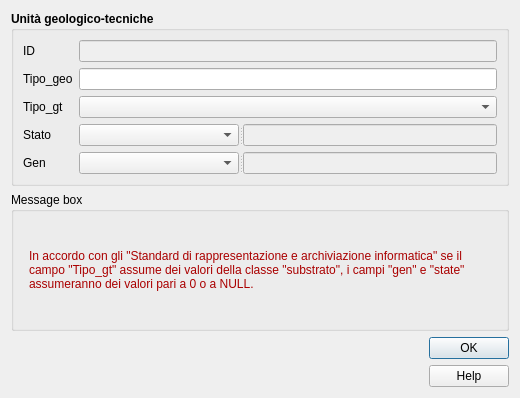
<?xml version="1.0" encoding="UTF-8"?>
<ui version="4.0">
    <class>geotec</class>
    <widget class="QDialog" name="geotec">
        <property name="geometry">
            <rect>
                <x>0</x>
                <y>0</y>
                <width>520</width>
                <height>398</height>
            </rect>
        </property>
        <property name="sizePolicy">
            <sizepolicy hsizetype="Fixed" vsizetype="Fixed">
                <horstretch>0</horstretch>
                <verstretch>0</verstretch>
            </sizepolicy>
        </property>
        <property name="minimumSize">
            <size>
                <width>520</width>
                <height>380</height>
            </size>
        </property>
        <property name="maximumSize">
            <size>
                <width>1500</width>
                <height>1500</height>
            </size>
        </property>
        <property name="windowTitle">
            <string>Unità geologico-tecniche</string>
        </property>
        <property name="modal">
            <bool>true</bool>
        </property>
        <layout class="QVBoxLayout" name="verticalLayout_2">
            <item>
                <widget class="QGroupBox" name="groupBox_2">
                    <property name="enabled">
                        <bool>true</bool>
                    </property>
                    <property name="sizePolicy">
                        <sizepolicy hsizetype="Expanding" vsizetype="Expanding">
                            <horstretch>0</horstretch>
                            <verstretch>0</verstretch>
                        </sizepolicy>
                    </property>
                    <property name="minimumSize">
                        <size>
                            <width>0</width>
                            <height>0</height>
                        </size>
                    </property>
                    <property name="font">
                        <font>
                            <weight>75</weight>
                            <bold>true</bold>
                        </font>
                    </property>
                    <property name="title">
                        <string>Unità geologico-tecniche</string>
                    </property>
                    <layout class="QGridLayout" name="gridLayout">
                        <item row="1" column="0">
                            <widget class="QLabel" name="label_5">
                                <property name="font">
                                    <font>
                                        <weight>50</weight>
                                        <bold>false</bold>
                                    </font>
                                </property>
                                <property name="text">
                                    <string>Tipo_geo</string>
                                </property>
                            </widget>
                        </item>
                        <item row="0" column="0">
                            <widget class="QLabel" name="label_3">
                                <property name="font">
                                    <font>
                                        <weight>50</weight>
                                        <bold>false</bold>
                                    </font>
                                </property>
                                <property name="text">
                                    <string>ID</string>
                                </property>
                            </widget>
                        </item>
                        <item row="4" column="1">
                            <widget class="QSplitter" name="splitter_3">
                                <property name="orientation">
                                    <enum>Qt::Horizontal</enum>
                                </property>
                                <widget class="QComboBox" name="gen_box">
                                    <property name="toolTip">
                                        <string/>
                                    </property>
                                </widget>
                                <widget class="QLineEdit" name="Gen">
                                    <property name="enabled">
                                        <bool>false</bool>
                                    </property>
                                </widget>
                            </widget>
                        </item>
                        <item row="4" column="0">
                            <widget class="QLabel" name="label_4">
                                <property name="font">
                                    <font>
                                        <weight>50</weight>
                                        <bold>false</bold>
                                    </font>
                                </property>
                                <property name="text">
                                    <string>Gen</string>
                                </property>
                            </widget>
                        </item>
                        <item row="3" column="1">
                            <widget class="QSplitter" name="splitter">
                                <property name="orientation">
                                    <enum>Qt::Horizontal</enum>
                                </property>
                                <widget class="QComboBox" name="stato_box">
                                    <property name="toolTip">
                                        <string/>
                                    </property>
                                </widget>
                                <widget class="QLineEdit" name="Stato">
                                    <property name="enabled">
                                        <bool>false</bool>
                                    </property>
                                </widget>
                            </widget>
                        </item>
                        <item row="2" column="1">
                            <widget class="QComboBox" name="Tipo_gt">
                                <property name="sizePolicy">
                                    <sizepolicy hsizetype="Expanding" vsizetype="Fixed">
                                        <horstretch>0</horstretch>
                                        <verstretch>0</verstretch>
                                    </sizepolicy>
                                </property>
                                <property name="font">
                                    <font>
                                        <weight>50</weight>
                                        <bold>false</bold>
                                    </font>
                                </property>
                                <property name="toolTip">
                                    <string/>
                                </property>
                            </widget>
                        </item>
                        <item row="2" column="0">
                            <widget class="QLabel" name="label">
                                <property name="font">
                                    <font>
                                        <weight>50</weight>
                                        <bold>false</bold>
                                    </font>
                                </property>
                                <property name="text">
                                    <string>Tipo_gt</string>
                                </property>
                            </widget>
                        </item>
                        <item row="3" column="0">
                            <widget class="QLabel" name="label_2">
                                <property name="font">
                                    <font>
                                        <weight>50</weight>
                                        <bold>false</bold>
                                    </font>
                                </property>
                                <property name="text">
                                    <string>Stato</string>
                                </property>
                            </widget>
                        </item>
                        <item row="1" column="1">
                            <widget class="QLineEdit" name="Tipo_geo">
                                <property name="toolTip">
                                    <string/>
                                </property>
                            </widget>
                        </item>
                        <item row="0" column="1">
                            <widget class="QLineEdit" name="pkuid">
                                <property name="enabled">
                                    <bool>false</bool>
                                </property>
                                <property name="palette">
                                    <palette>
                                        <active>
                                            <colorrole role="Text">
                                                <brush brushstyle="SolidPattern">
                                                    <color alpha="255">
                                                        <red>113</red>
                                                        <green>113</green>
                                                        <blue>113</blue>
                                                    </color>
                                                </brush>
                                            </colorrole>
                                            <colorrole role="PlaceholderText">
                                                <brush brushstyle="NoBrush">
                                                    <color alpha="128">
                                                        <red>113</red>
                                                        <green>113</green>
                                                        <blue>113</blue>
                                                    </color>
                                                </brush>
                                            </colorrole>
                                        </active>
                                        <inactive>
                                            <colorrole role="Text">
                                                <brush brushstyle="SolidPattern">
                                                    <color alpha="255">
                                                        <red>113</red>
                                                        <green>113</green>
                                                        <blue>113</blue>
                                                    </color>
                                                </brush>
                                            </colorrole>
                                            <colorrole role="PlaceholderText">
                                                <brush brushstyle="NoBrush">
                                                    <color alpha="128">
                                                        <red>113</red>
                                                        <green>113</green>
                                                        <blue>113</blue>
                                                    </color>
                                                </brush>
                                            </colorrole>
                                        </inactive>
                                        <disabled>
                                            <colorrole role="Text">
                                                <brush brushstyle="SolidPattern">
                                                    <color alpha="255">
                                                        <red>120</red>
                                                        <green>120</green>
                                                        <blue>120</blue>
                                                    </color>
                                                </brush>
                                            </colorrole>
                                            <colorrole role="PlaceholderText">
                                                <brush brushstyle="NoBrush">
                                                    <color alpha="128">
                                                        <red>113</red>
                                                        <green>113</green>
                                                        <blue>113</blue>
                                                    </color>
                                                </brush>
                                            </colorrole>
                                        </disabled>
                                    </palette>
                                </property>
                                <property name="toolTip">
                                    <string/>
                                </property>
                            </widget>
                        </item>
                    </layout>
                </widget>
            </item>
            <item>
                <widget class="QGroupBox" name="groupBox">
                    <property name="sizePolicy">
                        <sizepolicy hsizetype="Expanding" vsizetype="Fixed">
                            <horstretch>0</horstretch>
                            <verstretch>0</verstretch>
                        </sizepolicy>
                    </property>
                    <property name="minimumSize">
                        <size>
                            <width>0</width>
                            <height>0</height>
                        </size>
                    </property>
                    <property name="title">
                        <string>Message box</string>
                    </property>
                    <layout class="QFormLayout" name="formLayout">
                        <property name="fieldGrowthPolicy">
                            <enum>QFormLayout::AllNonFixedFieldsGrow</enum>
                        </property>
                        <item row="0" column="1">
                            <widget class="QLabel" name="alert_text">
                                <property name="sizePolicy">
                                    <sizepolicy hsizetype="Expanding" vsizetype="Expanding">
                                        <horstretch>0</horstretch>
                                        <verstretch>0</verstretch>
                                    </sizepolicy>
                                </property>
                                <property name="text">
                                    <string>&lt;html&gt;&lt;head/&gt;&lt;body&gt;&lt;p&gt;&lt;span style=&quot; color:#aa0000;&quot;&gt;In accordo con gli &amp;quot;Standard di rappresentazione e archiviazione informatica&amp;quot; se il campo &amp;quot;Tipo_gt&amp;quot; assume dei valori della classe &amp;quot;substrato&amp;quot;, i campi &amp;quot;gen&amp;quot; e &amp;quot;state&amp;quot; assumeranno dei valori pari a 0 o a NULL.&lt;/span&gt;&lt;/p&gt;&lt;/body&gt;&lt;/html&gt;</string>
                                </property>
                                <property name="textFormat">
                                    <enum>Qt::RichText</enum>
                                </property>
                                <property name="alignment">
                                    <set>Qt::AlignLeading|Qt::AlignLeft|Qt::AlignVCenter</set>
                                </property>
                                <property name="wordWrap">
                                    <bool>true</bool>
                                </property>
                            </widget>
                        </item>
                    </layout>
                </widget>
            </item>
            <item>
                <layout class="QHBoxLayout" name="horizontalLayout">
                    <item>
                        <widget class="QLabel" name="label_logo_cnr">
                            <property name="maximumSize">
                                <size>
                                    <width>81</width>
                                    <height>60</height>
                                </size>
                            </property>
                            <property name="text">
                                <string/>
                            </property>
                            <property name="pixmap">
                                <pixmap>../loghi/Logo CNR-2010-Quadrato-ITA-high.png</pixmap>
                            </property>
                            <property name="scaledContents">
                                <bool>true</bool>
                            </property>
                        </widget>
                    </item>
                    <item>
                        <widget class="QLabel" name="label_logo_igag">
                            <property name="maximumSize">
                                <size>
                                    <width>70</width>
                                    <height>60</height>
                                </size>
                            </property>
                            <property name="text">
                                <string/>
                            </property>
                            <property name="pixmap">
                                <pixmap>../loghi/IGAG-CMYK.png</pixmap>
                            </property>
                            <property name="scaledContents">
                                <bool>true</bool>
                            </property>
                        </widget>
                    </item>
                    <item>
                        <spacer name="horizontalSpacer">
                            <property name="orientation">
                                <enum>Qt::Horizontal</enum>
                            </property>
                            <property name="sizeHint" stdset="0">
                                <size>
                                    <width>40</width>
                                    <height>20</height>
                                </size>
                            </property>
                        </spacer>
                    </item>
                    <item>
                        <layout class="QVBoxLayout" name="verticalLayout">
                            <item>
                                <widget class="QDialogButtonBox" name="buttonBox">
                                    <property name="sizePolicy">
                                        <sizepolicy hsizetype="Fixed" vsizetype="Fixed">
                                            <horstretch>0</horstretch>
                                            <verstretch>0</verstretch>
                                        </sizepolicy>
                                    </property>
                                    <property name="minimumSize">
                                        <size>
                                            <width>0</width>
                                            <height>0</height>
                                        </size>
                                    </property>
                                    <property name="cursor">
                                        <cursorShape>PointingHandCursor</cursorShape>
                                    </property>
                                    <property name="orientation">
                                        <enum>Qt::Vertical</enum>
                                    </property>
                                    <property name="standardButtons">
                                        <set>QDialogButtonBox::Ok</set>
                                    </property>
                                    <property name="centerButtons">
                                        <bool>true</bool>
                                    </property>
                                </widget>
                            </item>
                            <item>
                                <widget class="QPushButton" name="help_button">
                                    <property name="cursor">
                                        <cursorShape>PointingHandCursor</cursorShape>
                                    </property>
                                    <property name="text">
                                        <string>Help</string>
                                    </property>
                                </widget>
                            </item>
                        </layout>
                    </item>
                </layout>
            </item>
        </layout>
    </widget>
    <tabstops>
        <tabstop>pkuid</tabstop>
        <tabstop>Tipo_geo</tabstop>
        <tabstop>Tipo_gt</tabstop>
        <tabstop>stato_box</tabstop>
        <tabstop>Stato</tabstop>
        <tabstop>gen_box</tabstop>
        <tabstop>Gen</tabstop>
        <tabstop>help_button</tabstop>
    </tabstops>
    <resources/>
    <connections/>
</ui>
